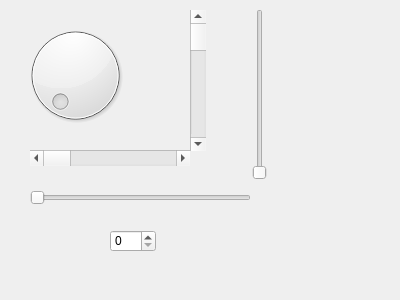
<?xml version="1.0" encoding="UTF-8"?>
<ui version="4.0">
 <class>myWidget</class>
 <widget class="QWidget" name="myWidget">
  <property name="geometry">
   <rect>
    <x>0</x>
    <y>0</y>
    <width>400</width>
    <height>300</height>
   </rect>
  </property>
  <property name="windowTitle">
   <string>myWidget</string>
  </property>
  <widget class="QDial" name="dial">
   <property name="geometry">
    <rect>
     <x>20</x>
     <y>20</y>
     <width>111</width>
     <height>111</height>
    </rect>
   </property>
  </widget>
  <widget class="QScrollBar" name="horizontalScrollBar">
   <property name="geometry">
    <rect>
     <x>30</x>
     <y>150</y>
     <width>160</width>
     <height>16</height>
    </rect>
   </property>
   <property name="orientation">
    <enum>Qt::Horizontal</enum>
   </property>
  </widget>
  <widget class="QScrollBar" name="verticalScrollBar">
   <property name="geometry">
    <rect>
     <x>190</x>
     <y>10</y>
     <width>16</width>
     <height>141</height>
    </rect>
   </property>
   <property name="orientation">
    <enum>Qt::Vertical</enum>
   </property>
  </widget>
  <widget class="QSlider" name="horizontalSlider">
   <property name="geometry">
    <rect>
     <x>30</x>
     <y>190</y>
     <width>221</width>
     <height>16</height>
    </rect>
   </property>
   <property name="orientation">
    <enum>Qt::Horizontal</enum>
   </property>
  </widget>
  <widget class="QSlider" name="verticalSlider">
   <property name="geometry">
    <rect>
     <x>250</x>
     <y>9</y>
     <width>20</width>
     <height>171</height>
    </rect>
   </property>
   <property name="orientation">
    <enum>Qt::Vertical</enum>
   </property>
  </widget>
  <widget class="QSpinBox" name="spinBox">
   <property name="geometry">
    <rect>
     <x>110</x>
     <y>230</y>
     <width>46</width>
     <height>22</height>
    </rect>
   </property>
  </widget>
 </widget>
 <layoutdefault spacing="6" margin="11"/>
 <resources/>
 <connections>
  <connection>
   <sender>dial</sender>
   <signal>sliderMoved(int)</signal>
   <receiver>horizontalScrollBar</receiver>
   <slot>setValue(int)</slot>
   <hints>
    <hint type="sourcelabel">
     <x>72</x>
     <y>80</y>
    </hint>
    <hint type="destinationlabel">
     <x>109</x>
     <y>155</y>
    </hint>
   </hints>
  </connection>
  <connection>
   <sender>dial</sender>
   <signal>sliderMoved(int)</signal>
   <receiver>verticalScrollBar</receiver>
   <slot>setValue(int)</slot>
   <hints>
    <hint type="sourcelabel">
     <x>73</x>
     <y>90</y>
    </hint>
    <hint type="destinationlabel">
     <x>195</x>
     <y>89</y>
    </hint>
   </hints>
  </connection>
  <connection>
   <sender>dial</sender>
   <signal>sliderMoved(int)</signal>
   <receiver>horizontalSlider</receiver>
   <slot>setValue(int)</slot>
   <hints>
    <hint type="sourcelabel">
     <x>69</x>
     <y>110</y>
    </hint>
    <hint type="destinationlabel">
     <x>150</x>
     <y>201</y>
    </hint>
   </hints>
  </connection>
  <connection>
   <sender>dial</sender>
   <signal>sliderMoved(int)</signal>
   <receiver>verticalSlider</receiver>
   <slot>setValue(int)</slot>
   <hints>
    <hint type="sourcelabel">
     <x>53</x>
     <y>66</y>
    </hint>
    <hint type="destinationlabel">
     <x>256</x>
     <y>112</y>
    </hint>
   </hints>
  </connection>
  <connection>
   <sender>dial</sender>
   <signal>sliderMoved(int)</signal>
   <receiver>spinBox</receiver>
   <slot>setValue(int)</slot>
   <hints>
    <hint type="sourcelabel">
     <x>46</x>
     <y>71</y>
    </hint>
    <hint type="destinationlabel">
     <x>133</x>
     <y>233</y>
    </hint>
   </hints>
  </connection>
 </connections>
</ui>
